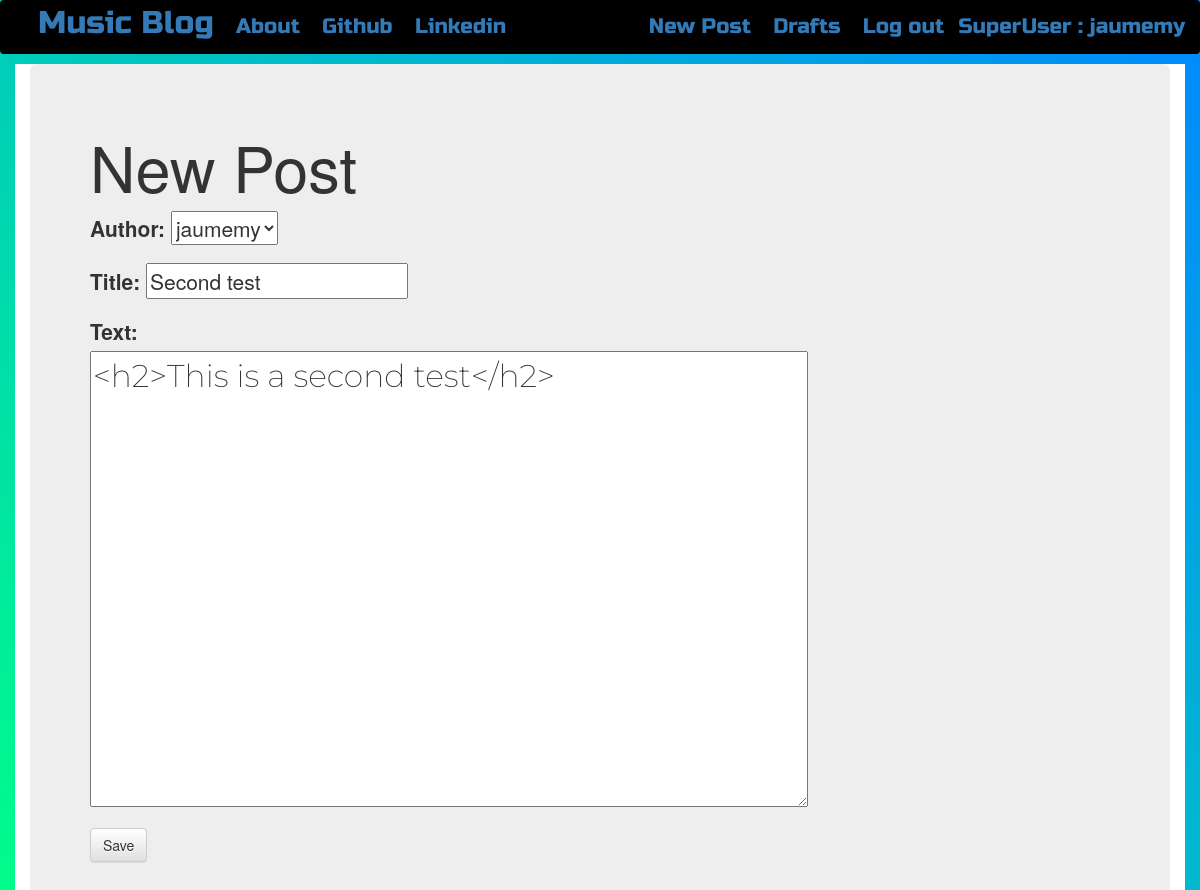
Page /post/6/edit/ (signed in) on the committed database.
### blog/models.py (models this page shows, shortened)
class Post(models.Model):
    author = models.ForeignKey('auth.User',on_delete=models.CASCADE)
    title = models.CharField(max_length=64)
    text = models.TextField(max_length=128)
    created_date = models.DateTimeField(default=timezone.now)
    published_date = models.DateTimeField(blank=True,null=True)

### blog/views.py (the view)
# urls.py: path('post/<int:pk>/edit/',views.PostUpdateView.as_view(),
class PostUpdateView(LoginRequiredMixin,UpdateView):
    login_url = '/login/'
    redirect_field_name = 'blog/post_detail.html'
    form_class = PostForm
    model = Post

### blog/forms.py
class PostForm(forms.ModelForm):
    class Meta():
        model = Post
        fields = ('author','title','text')
        widgets = {
            'title':forms.TextInput(attrs={'class':'textinputclass'}),
            'text':forms.Textarea(attrs={'class':'editable medium-editor-textarea postcontent'}),
        }

### blog/templates/blog/post_form.html (shortened to what this page needs)
{% extends "blog/base.html" %}
{% block content %}
  <h1>New Post</h1>
  <form class="post-form" method="POST">
    {{form.as_p}}
    <button type="submit" class='save btn btn-default'>Save</button>
  </form>
{% endblock %}

### blog/templates/blog/base.html (shortened to what this page needs)
<!DOCTYPE html>
{% load static %}
<html lang="en" dir="ltr">
  <head>
    <link rel="stylesheet" href="https://stackpath.bootstrapcdn.com/bootstrap/3.4.1/css/bootstrap.min.css">
    <link rel="stylesheet" href="https://stackpath.bootstrapcdn.com/bootstrap/3.4.1/css/bootstrap-theme.min.css">
    <link rel="stylesheet" href="//cdn.jsdelivr.net/npm/medium-editor@latest/dist/css/medium-editor.min.css" type="text/css" media="screen" charset="utf-8">
    <link rel="stylesheet" href="{% static 'css/blog.css' %}">
  </head>
  <body class="loader">
    <nav class="navbar navbar-expand-lg techfont" style="background-color:black;">
      <div class="container">
          <div class="navbar-nav align-items-center">
            <a class="nav-brand bigbrand space" href="{% url 'post_list' %}">Music Blog</a>
            <a class="nav-item nav-link space" href="{% url 'about' %}">About</a>
            <a class="nav-item nav-link space" href="https://www.github.com">Github</a>
            <a class="nav-item nav-link space" href="https://www.linkedin.com">Linkedin</a>
          </div>
          <div class='navbar-nav navbar-right lineheigth'>
            {% if user.is_authenticated %}
              <a class="nav-item nav-link space" href="{% url 'post_new' %}">New Post</a>
              <a class="nav-item nav-link space" href="{% url 'post_draft_list' %}">Drafts</a>
              <a class="nav-item nav-link space" href="{% url 'logout' %}">Log out</a>
              <a > SuperUser : {{ user.username }}</a>
            {% else %}
              <a class="nav-item nav-link lineheigth" href="{% url 'login' %}" aria-label="Log In">
                <span class="glyphicon glyphicon-user" aria-hiden="true"></span></a>
            {% endif %}
          </div>
      </div>
    </nav>
    <div class="content container" style="background-color:white;">
      <div class="jumbotron">
        <div class="row">
          <div class="col-md-8">
            <div class="blog_posts">
              {% block content %}
              {% endblock %}
            </div>
          </div>
        </div>
      </div>
    </div>
  </body>
</html>

### blog/static/css/blog.css (style rules this page uses)
.space { margin: 8px; }
.lineheigth { line-height: 52px; }
.techfont { font-family: 'Russo One', sans-serif; font-size: 1.5em; margin-bottom: 10px; }
.bigbrand { font-size: 1.5em; }
.postcontent { font-family: 'Montserrat'; font-size: 1.5em; }
.loader { filter:hue-rotate(0deg); background:linear-gradient(45deg,#0f8,#08f); animation:hue 10000ms infinite linear; }

### rows in the picture
Post: author "jaumemy", title "Second test", text "<h2>This is a second test</h2>"

### other values in the picture
{{ user.username }} "jaumemy"
